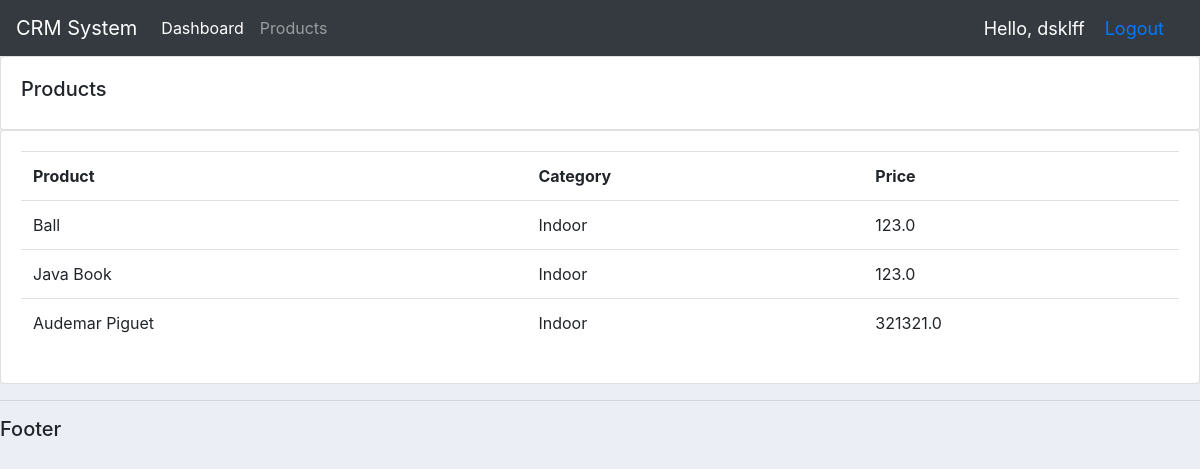
Screenshot of /products/ (signed in) with the database file from the repository.
### accounts/models.py (models this page shows, shortened)
class Product(models.Model):
    CATEGORY = (
        ('Indoor', 'Indoor'),
        ('Out door', 'Out door'),
    )
    name = models.CharField(max_length=70, null=True)
    price = models.FloatField(null=True)
    category = models.CharField(max_length=255, null=True, choices=CATEGORY)
    description = models.CharField(max_length=255, null=True, blank=True)
    date_created = models.DateTimeField(auto_now_add=True, null=True)
    tag = models.ManyToManyField(Tag)

### accounts/decorators.py (the view)
        def wrapper_func(request, *args, **kwargs):
            group = None
            if request.user.groups.exists():
                group = request.user.groups.all()[0].name
            if group in allowed_roles:
                return view_func(request, *args, **kwargs)
            else:
                return HttpResponse('You are not allowed to view this page.')

### accounts/views.py (called while the page is built)
@login_required(login_url='login')
@allowed_users(allowed_roles=['admin'])
def products(request):
    products = Product.objects.all()
    context = {'products': products}
    return render(request, 'accounts/products.html', context)

### templates/accounts/products.html
{% extends 'accounts/main.html' %}
{% block content %}
    <div class="row">
        <div class="col-md">
            <div class="card card-body">
                <h5>Products</h5>
            </div>
            <div class="card card-body">
                <table class="table">
                    <tr>
                        <th>Product</th>
                        <th>Category</th>
                        <th>Price</th>
                    </tr>
                    {% for i in products %}
                        <tr>
                             <td>{{ i.name }}</td>
                             <td>{{ i.category }}</td>
                             <td>{{ i.price }}</td>
                        </tr>
                    {% endfor %}
                </table>
            </div>
        </div>
    </div>
{% endblock %}

### templates/accounts/navbar.html (shortened to what this page needs)
<nav class="navbar navbar-expand-lg navbar-dark bg-dark">
  <a class="navbar-brand" href="#">CRM System</a>
  <div class="collapse navbar-collapse" id="navbarNav">
    <ul class="navbar-nav">
        {% if request.user.is_staff %}
      <li class="nav-item active">
        <a class="nav-link" href="{% url 'home' %}">Dashboard</a>
      </li>
      <li class="nav-item">
        <a class="nav-link" href="{% url 'products' %}">Products</a>
      </li>
        {% else %}
            <li class="nav-item">
                <a class="nav-link" href="{% url 'account' %}">Settings</a>
            </li>
        {% endif %}
    </ul>
  </div>
    <span class="hello-msg">Hello, {{ request.user }}</span>
    <span class="hello-msg"><a href="{% url 'logout' %}">Logout</a></span>
</nav>

### static/css/main.css (style rules this page uses)
body { background-color: #ebeff5; }

### templates/accounts/navbar.html (style rules this page uses)
.hello-msg { font-size: 18px; color: #fff; margin-right: 20px; }

### rows the page displays
Product: name "Ball", category "Indoor", price "123.0"
Product: name "Java Book", category "Indoor", price "123.0"
Product: name "Audemar Piguet", category "Indoor", price "321321.0"

### other values shown
{{ request.user }} "dsklff"
